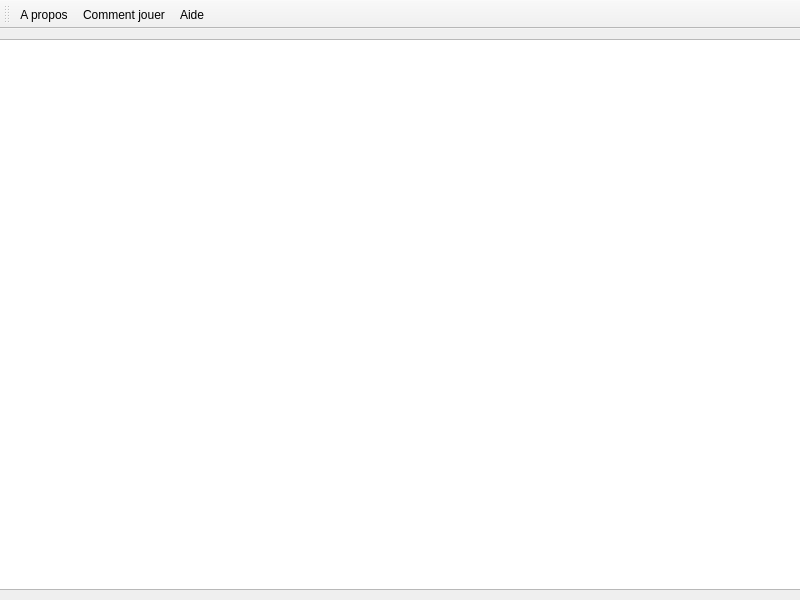
<?xml version="1.0" encoding="UTF-8"?>
<ui version="4.0">
 <class>MainWindow</class>
 <widget class="QMainWindow" name="MainWindow">
  <property name="windowModality">
   <enum>Qt::ApplicationModal</enum>
  </property>
  <property name="geometry">
   <rect>
    <x>0</x>
    <y>0</y>
    <width>800</width>
    <height>600</height>
   </rect>
  </property>
  <property name="windowTitle">
   <string>Pong Game</string>
  </property>
  <widget class="QWidget" name="centralWidget">
   <widget class="QGraphicsView" name="gameView">
    <property name="geometry">
     <rect>
      <x>-10</x>
      <y>10</y>
      <width>821</width>
      <height>551</height>
     </rect>
    </property>
    <property name="contextMenuPolicy">
     <enum>Qt::NoContextMenu</enum>
    </property>
    <property name="styleSheet">
     <string notr="true">border-image: url(:/images/background.png);</string>
    </property>
    <property name="frameShadow">
     <enum>QFrame::Plain</enum>
    </property>
    <property name="verticalScrollBarPolicy">
     <enum>Qt::ScrollBarAlwaysOff</enum>
    </property>
    <property name="horizontalScrollBarPolicy">
     <enum>Qt::ScrollBarAlwaysOff</enum>
    </property>
    <property name="interactive">
     <bool>true</bool>
    </property>
    <property name="renderHints">
     <set>QPainter::Antialiasing|QPainter::LosslessImageRendering|QPainter::SmoothPixmapTransform|QPainter::TextAntialiasing</set>
    </property>
    <property name="resizeAnchor">
     <enum>QGraphicsView::AnchorViewCenter</enum>
    </property>
   </widget>
  </widget>
  <widget class="QToolBar" name="mainToolBar">
   <attribute name="toolBarArea">
    <enum>TopToolBarArea</enum>
   </attribute>
   <attribute name="toolBarBreak">
    <bool>false</bool>
   </attribute>
   <addaction name="actionApropos"/>
   <addaction name="actionComment_jouer"/>
   <addaction name="actionAide"/>
  </widget>
  <action name="actionApropos">
   <property name="text">
    <string>A propos</string>
   </property>
  </action>
  <action name="actionComment_jouer">
   <property name="text">
    <string>Comment jouer</string>
   </property>
  </action>
  <action name="actionAide">
   <property name="text">
    <string>Aide</string>
   </property>
   <property name="toolTip">
    <string>Aide</string>
   </property>
  </action>
 </widget>
 <layoutdefault spacing="6" margin="11"/>
 <resources/>
 <connections/>
</ui>
